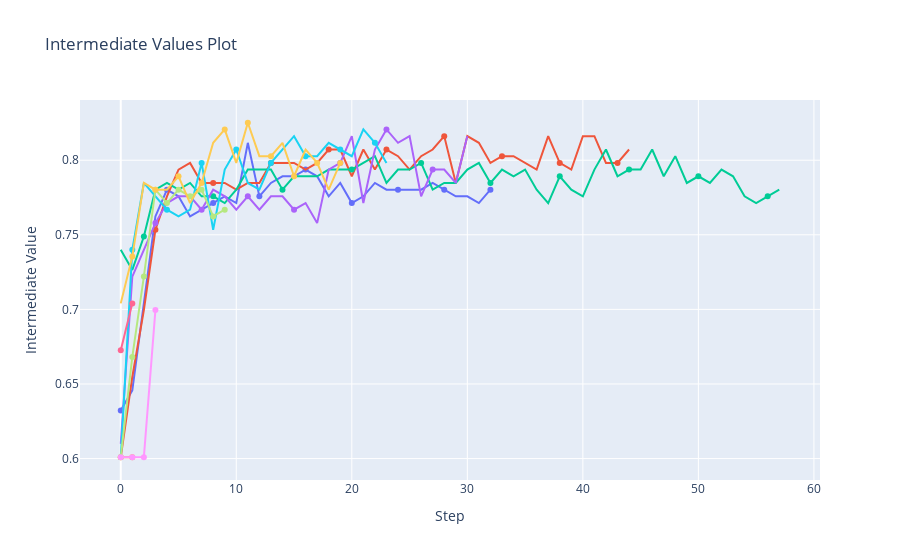

Source (notebook cell):
### Code cell
#Pruning history
optuna.visualization.plot_intermediate_values(study)
